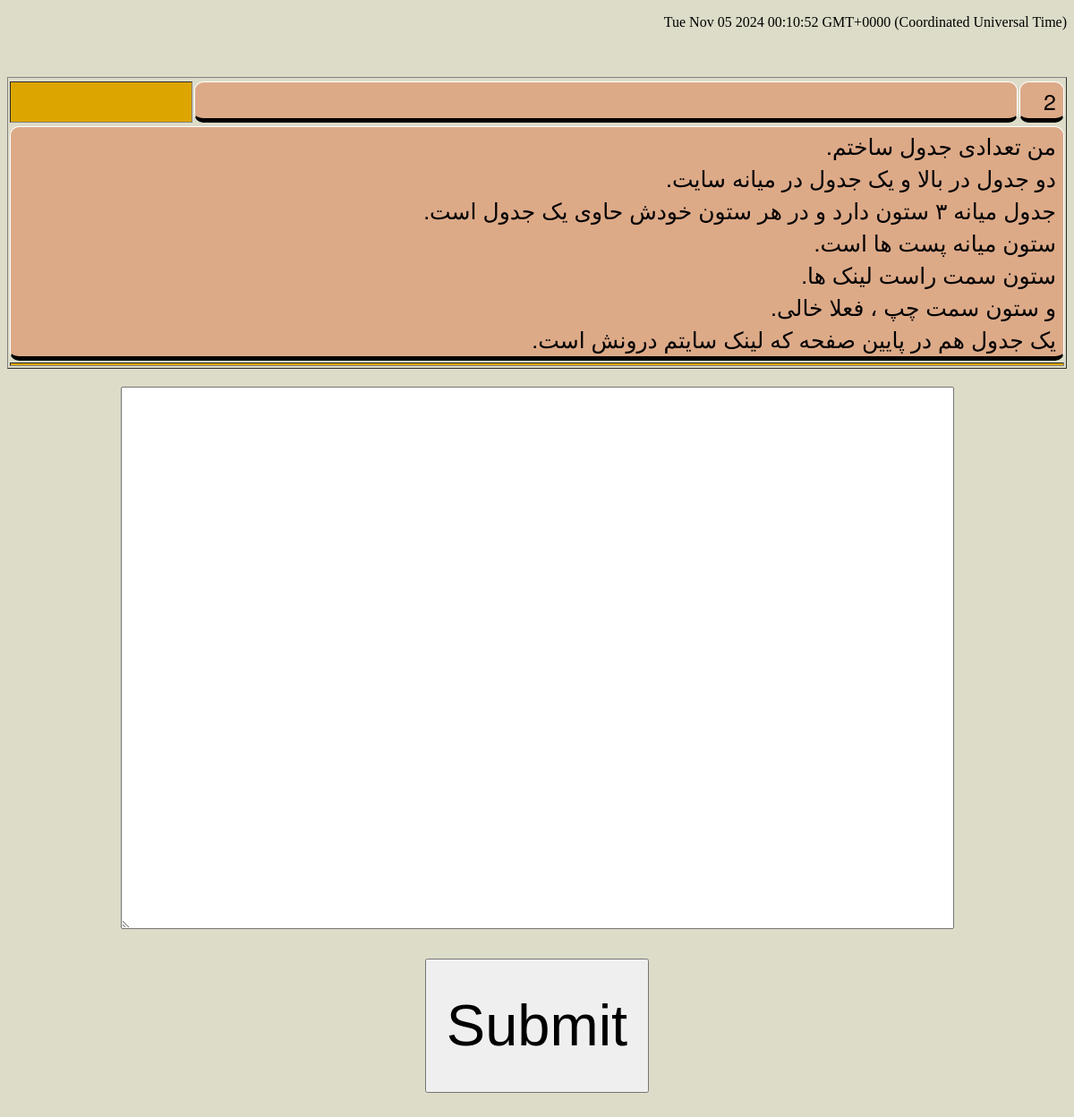
The page /msg/a_write_msg.php?number=2 (signed in) on the database its author committed.
### tables this page shows
CREATE TABLE `s110_posts` (
  `number` bigint(20) NOT NULL,
  `news` text NOT NULL
);

### msg/a_write_msg.php (the view, shortened to what this page needs)
<!DOCTYPE html>
<!DOCTYPE html PUBLIC "-//W3C//DTD XHTML 1.0 Transitional//EN" "http://www.w3.org/TR/xhtml1/DTD/xhtml1-transitional.dtd">
<html dir="rtl">
<head>
 </head>
<body>
<p id="demo"></p>
       <?php
            require "../base/ccoonn.php";
          include "../functions/functions.php";
$post_number=$_GET['number'];
 echo"<div id='para_total'>";
$sql = "SELECT * FROM s110_posts WHERE  number=$post_number";
$result = mysqli_query($ccoonn ,$sql );
echo"<center>";
echo"<table border=1>";
while($info = mysqli_fetch_array( $result ))
        {
     echo"<tr>";
    $number=$info['number'];
     include"../parts_of_index/my_str_replace.php";
             $news=$info['news'];
echo"<tr><td id='t1'>";   echo $number;  echo"</td>";
echo"<td id='t2'>";
 echo"</td>";
echo"<td id='t4'>";  echo $the_date;   echo"</td><tr>";
echo"<tr><td colspan='4' id='t3'>";
echo nl2br($news);
 echo"</td></tr>";
echo"<tr><td colspan='4' id='t5'>";
  echo"</td></tr>";
             echo"</tr>";                                              }
echo"</table>";
  echo"</center>";
if(      !isset  ($_POST['action_post'] )    )
{
include"a_msg_form.php";
}
                 echo"<br>";
                 echo"<br>";
    echo"</div>";
                                                                                        ?>
 </body>
 </html>

### parts_of_index/my_str_replace.php
<?php
if (isset ($info['news']) )
{
     $info['news']=str_replace("qz","'",$info['news']);
     $info['news']=str_replace("[Img]","<img src='",$info['news']);
     $info['news']=str_replace("[/Img]","' style='width:200px;height:auto'>",$info['news']);
     $info['news']=str_replace("[Url]","<a href='",$info['news']);
     $info['news']=str_replace("[Url_m]","'>",$info['news']);
     $info['news']=str_replace("[/Url]","</a>",$info['news']);
     $info['news']=str_replace("[center]","<center>",$info['news']);
     $info['news']=str_replace("[/center]","</center>",$info['news']);
     $info['news']=str_replace("[left]","<div style='text-align: left;'>",$info['news']);
     $info['news']=str_replace("[/left]","</div>",$info['news']);
     $info['news']=str_replace("[right]","<div style='text-align: right;'>",$info['news']);
     $info['news']=str_replace("[/right]","</div>",$info['news']);
     $info['news']=str_replace("[red]","<span style='color: Red'>",$info['news']);
     $info['news']=str_replace("[/red]","</span>",$info['news']);
     $info['news']=str_replace("[blue]","<span style='color: Blue'>",$info['news']);
     $info['news']=str_replace("[/blue]","</span>",$info['news']);
     $info['news']=str_replace("[color]","<span style='color:",$info['news']);
     $info['news']=str_replace("[bgcolor]","<span style='background-color:",$info['news']);
     $info['news']=str_replace("[color_m]","'>",$info['news']);
     $info['news']=str_replace("[/color]","</span>",$info['news']);
     $info['news']=str_replace("imagenumber=","<img src='http://victory.rf.gd/web/images/attachs/f",$info['news']);
          $info['news']=str_replace("size=100",".jpg' width='100' height='auto'>",$info['news']);
               $info['news']=str_replace("size=150",".jpg' width='150' height='auto'>",$info['news']);
     $info['news']=str_replace("size=200",".jpg' width='200' height='auto'>",$info['news']);
          $info['news']=str_replace("size=250",".jpg' width='250' height='auto'>",$info['news']);
        $info['news']=str_replace("size=300",".jpg' width='300' height='auto'>",$info['news']);
        $info['news']=str_replace("size=350",".jpg' width='350' height='auto'>",$info['news']);
     $info['news']=str_replace("size=400",".jpg' width='400' height='auto'>",$info['news']);
          $info['news']=str_replace("size=450",".jpg' width='450' height='auto'>",$info['news']);
             $info['news']=str_replace("size=500",".jpg' width='500' height='auto'>",$info['news']);
             $info['news']=str_replace("size=550",".jpg' width='550' height='auto'>",$info['news']);
     $info['news']=str_replace("size=600",".jpg' width='600' height='auto'>",$info['news']);
     $info['news']=str_replace("size=650",".jpg' width='650' height='auto'>",$info['news']);
       $info['news']=str_replace("size=700",".jpg' width='700' height='auto'>",$info['news']);
         $info['news']=str_replace("size=750",".jpg' width='750' height='auto'>",$info['news']);
     $info['news']=str_replace("size=800",".jpg' width='800' height='auto'>",$info['news']);
    $info['news']=str_replace("☆☆☆☆T","",$info['news']);
       $info['news']=str_replace("pngnumber=","<img src='http://victory.rf.gd/web/images/attachs/png/f",$info['news']);
          $info['news']=str_replace("sizep=100",".png' width='100' height='auto'>",$info['news']);
               $info['news']=str_replace("sizep=150",".png' width='150' height='auto'>",$info['news']);
     $info['news']=str_replace("sizep=200",".png' width='200' height='auto'>",$info['news']);
          $info['news']=str_replace("sizep=250",".png' width='250' height='auto'>",$info['news']);
        $info['news']=str_replace("sizep=300",".png' width='300' height='auto'>",$info['news']);
        $info['news']=str_replace("sizep=350",".png' width='350' height='auto'>",$info['news']);
     $info['news']=str_replace("sizep=400",".png' width='400' height='auto'>",$info['news']);
          $info['news']=str_replace("sizep=450",".png' width='450' height='auto'>",$info['news']);
             $info['news']=str_replace("sizep=500",".png' width='500' height='auto'>",$info['news']);
             $info['news']=str_replace("sizep=550",".png' width='550' height='auto'>",$info['news']);
     $info['news']=str_replace("sizep=600",".png' width='600' height='auto'>",$info['news']);
     $info['news']=str_replace("sizep=650",".png' width='650' height='auto'>",$info['news']);
       $info['news']=str_replace("sizep=700",".png' width='700' height='auto'>",$info['news']);
         $info['news']=str_replace("sizep=750",".png' width='750' height='auto'>",$info['news']);
     $info['news']=str_replace("sizep=800",".png' width='800' height='auto'>",$info['news']);
    $info['news']=str_replace("☆☆☆☆T","",$info['news']);
       $info['news']=str_replace("[font5]","<div style='font-size:5px;'>",$info['news']);
       $info['news']=str_replace("[font10]","<div style='font-size:10px;'>",$info['news']);
       $info['news']=str_replace("[font20]","<div style='font-size:20px;'>",$info['news']);
       $info['news']=str_replace("[font30]","<div style='font-size:30px;'>",$info['news']);
     $info['news']=str_replace("[font40]","<div style='font-size:40px;'>",$info['news']);
     $info['news']=str_replace("[font50]","<div style='font-size:50px;'>",$info['news']);
     $info['news']=str_replace("[font60]","<div style='font-size:60px;'>",$info['news']);
       $info['news']=str_replace("[font70]","<div style='font-size:70px;'>",$info['news']);
     $info['news']=str_replace("[font80]","<div style='font-size:80px;'>",$info['news']);
     $info['news']=str_replace("[font90]","<div style='font-size:90px;'>",$info['news']);
     $info['news']=str_replace("[font100]","<div style='font-size:100px;'>",$info['news']);
     $info['news']=str_replace("[font150]","<div style='font-size:150px;'>",$info['news']);
     $info['news']=str_replace("[font200]","<div style='font-size:200px;'>",$info['news']);
     $info['news']=str_replace("[font250]","<div style='font-size:250px;'>",$info['news']);
     $info['news']=str_replace("[font300]","<div style='font-size:300px;'>",$info['news']);
     $info['news']=str_replace("[font350]","<div style='font-size:350px;'>",$info['news']);
     $info['news']=str_replace("[font400]","<div style='font-size:400px;'>",$info['news']);
       $info['news']=str_replace("[/font]","</div>",$info['news']);
}
     ?>

### msg/a_write_msg.php (style rules this page uses)
body { background-image: url('../images/flowers1.jpg'); background-color:rgba(220,220,200,1); }
#t1 { border: 5px solid black; width:2%; background-color: #ddaa88; margin-left: 20px; margin-right: 30px; text-align: right; padding-right: 40px; border-spacing: 50px; font-size: 25px; border-left: 1px solid #ffffff; border-right: 1px solid #ffffff; border-top: 1px solid #ffffff; padding: 2px 8px; border-radius: 10px; font-family: 'helvetica neue', helvetica, arial, sans-serif; }
#t2 { border: 5px solid black; width:45%; background-color: #ddaa88; margin-left: 20px; margin-right: 30px; text-align: right; padding-right: 40px border-spacing: 50px; font-size: 25px; border-left: 1px solid #ffffff; border-right: 1px solid #ffffff; border-top: 1px solid #ffffff; padding: 2px 8px; border-radius: 10px; font-family: 'helvetica neue', helvetica, arial, sans-serif; }
#t3 { border: 5px solid black; width:10%; background-color: #ddaa88; margin-left: 20px; margin-right: 30px; text-align: right; padding-right: 40px border-spacing: 50px; font-size: 25px; border-left: 1px solid #ffffff; border-right: 1px solid #ffffff; border-top: 1px solid #ffffff; padding: 2px 8px; border-radius: 10px; font-family: 'helvetica neue', helvetica, arial, sans-serif; }
#t4 { background-color: #dda500; width:10%; }
#t5 { background-color: #dda500; }

### rows shown on the page
s110_posts: number "2", news "من تعدادی جدول ساختم. دو جدول در بالا و یک جدول در میانه سایت. جدول میانه ۳ ستون دارد و در هر ستون خودش حاوی یک جدول است. ستون میانه پست ها است. ستون سمت راست لینک ها. و ستون سمت چپ ، فعلا خالی. یک جدول هم در پایین صفحه که لینک سایتم درونش است."
